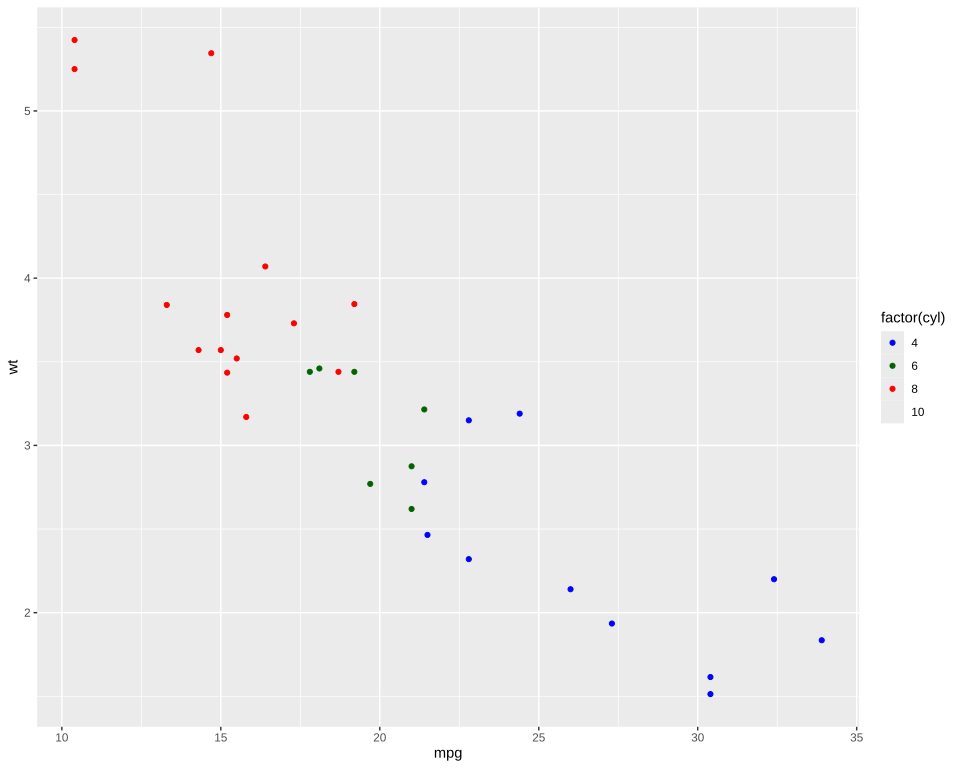

Here is the R script that generated this plot:
# The plot test/golden/scale_manual_limits.svg draws, drawn by ggplot2 itself, as ggplot2's own visual tests
# draw their snapshots: the independent check on that golden whenever it changes. The suite never
# runs this; it needs R, ggplot2 and vdiffr, saved as the Docker image giggly-r:ggplot2-4.0.3. From
# the repository's root:
#
#   docker run --rm -v "$PWD/test/golden":/golden:ro giggly-r:ggplot2-4.0.3 \
#     Rscript /golden/scale_manual_limits.R > scale_manual_limits.ggplot2.svg
#
# and compare the two drawings element by element, as test/golden/point.R describes.
#
# mtcars's weights by mileage coloured by their cylinders through a manual scale of named colours
# whose limits name a value the data lacks: its key, 10, is drawn on its background in orange,
# with no point in it, since no layer holds it; ggplot2's scale_manual page.
#
# First checked with ggplot2 4.0.3 and vdiffr 1.0.9: every element and clip path matches but
# svglite's around the whole drawing, the one departure test/golden/point.R's, the x axis drawn
# before the y.

library(ggplot2)

cols <- c("8" = "red", "4" = "blue", "6" = "darkgreen", "10" = "orange")
plot <- ggplot(mtcars, aes(mpg, wt)) +
  geom_point(aes(colour = factor(cyl))) +
  scale_colour_manual(values = cols, limits = c("4", "6", "8", "10")) +
  theme_gray()

file <- tempfile(fileext = ".svg")
vdiffr::write_svg(plot, file)
cat(readLines(file), sep = "\n")
